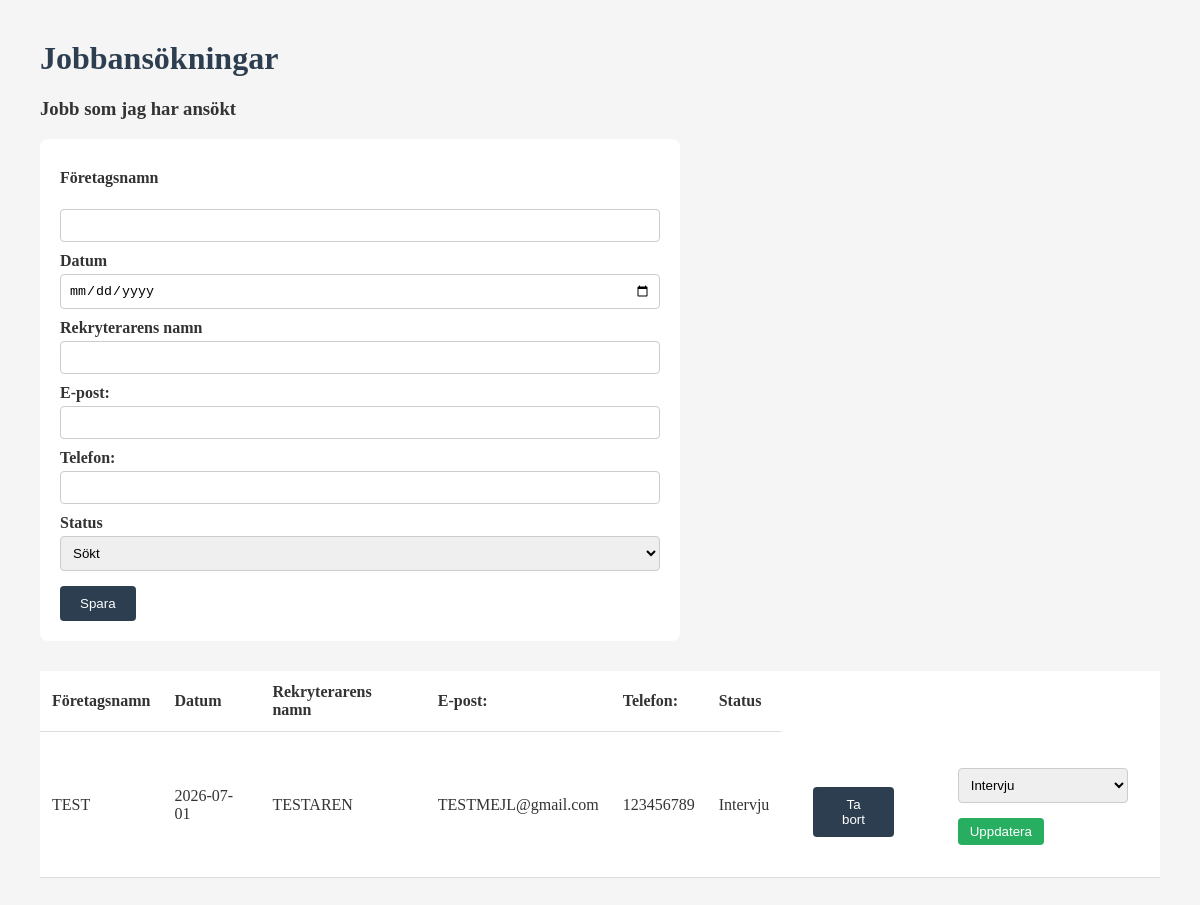
The app's page /, older data.
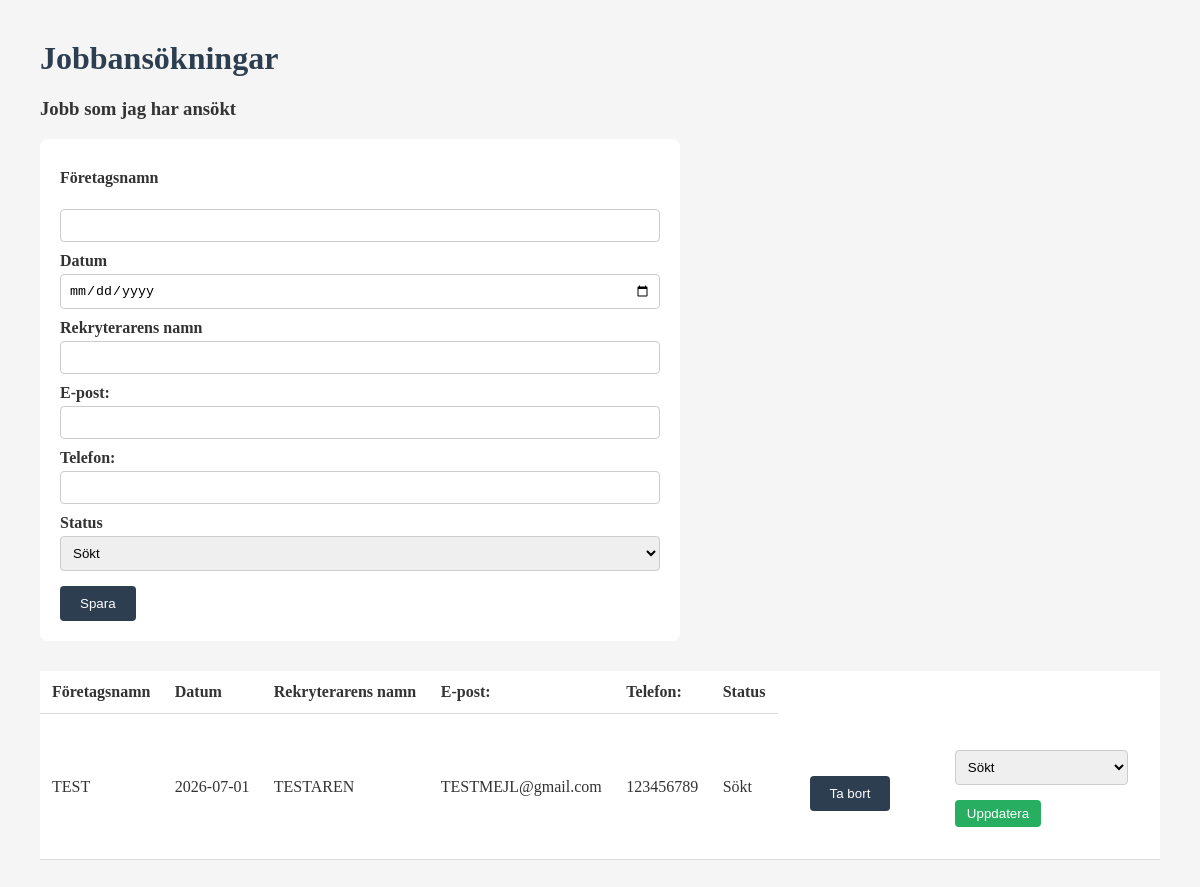
The same page, newer data.
### tables this page shows
CREATE TABLE JOB (
        id INTEGER PRIMARY KEY,
        company TEXT NOT NULL,
        date_applied DATE NOT NULL,
        recruiter_name TEXT NOT NULL,
        recruiter_email TEXT NOT NULL UNIQUE,
        recruiter_phone TEXT NOT NULL UNIQUE,
        status TEXT NOT NULL UNIQUE
        );

### app.py (the view)
@app.route("/")
def home():
    with sqlite3.connect(DB_PATH) as conn:
        cursor3 = conn.cursor()
        data = cursor3.execute("SELECT * FROM JOB").fetchall()
    return render_template("index.html", jobs=data)

### templates/index.html (shortened to what this page needs)
<!DOCTYPE html>
<html lang="sv">
<head>
    <link rel="stylesheet" href="{{url_for('static', filename='style.css')}}">
</head>
<body>
    <h1>Jobbansökningar</h1>
    <h3>Jobb som jag har ansökt</h3>
    <form action="/add" method="POST">
        <label for="company">Företagsnamn</label><br>
        <input type="text" id="company" name="company" required>
        <label for="date">Datum</label>
        <input type="date" id="date" name="date" required>
        <label for="recruite_name">Rekryterarens namn</label>
        <input type="text" id="recruite_name" name="recruite_name" required>
        <label for="email">E-post:</label>
        <input type="email" id="email" name="email" required>
        <label for="phone">Telefon:</label>
        <input type="tel" id="phone" name="phone" required>
        <label for="status">Status</label>
        <select name="status" id="status">
            <option value="Sökt">Sökt</option>
        </select>
        <button type="submit">Spara</button>
    </form>
    <table>
        <thead>
            <tr>
                <th>Företagsnamn</th>
                <th>Datum</th>
                <th>Rekryterarens namn</th>
                <th>E-post:</th>
                <th>Telefon:</th>
                <th>Status</th>
            </tr>
        </thead>
        <tbody>
            {% for job in jobs%}
            <tr>
                <td>
                    {{job[1]}}
                </td>
                <td>
                    {{job[2]}}
                </td>
                <td>
                    {{job[3]}}
                </td>
                <td>
                    {{job[4]}}
                </td>
                <td>
                    {{job[5]}}
                </td>
                <td>
                    {{job[6]}}
                </td>
                <td>
                    <form action="/delete/{{job[0]}}" method="POST">
                        <button type="submit" class="delete-btn">Ta bort</button>
                    </form>
                </td>
                <td>
                    <form action="/update/{{job[0]}}" method="POST">
                        <select name="status" id="status">
                            <option value="Sökt" {% if job[6]=='Sökt' %} selected{% endif %}>Sökt</option>
                            <option value="Intervju" {% if job[6]=='Intervju' %} selected{% endif %}>Intervju</option>
                        </select>
                        <button type="submit" class="update-btn">Uppdatera</button>
                    </form>
                </td>
            </tr>
            {% endfor %}
        </tbody>
    </table>
</body>
</html>

Row changes from the older to the newer data that the page shows:
changed JOB "TEST": status "Intervju" → "Sökt"
